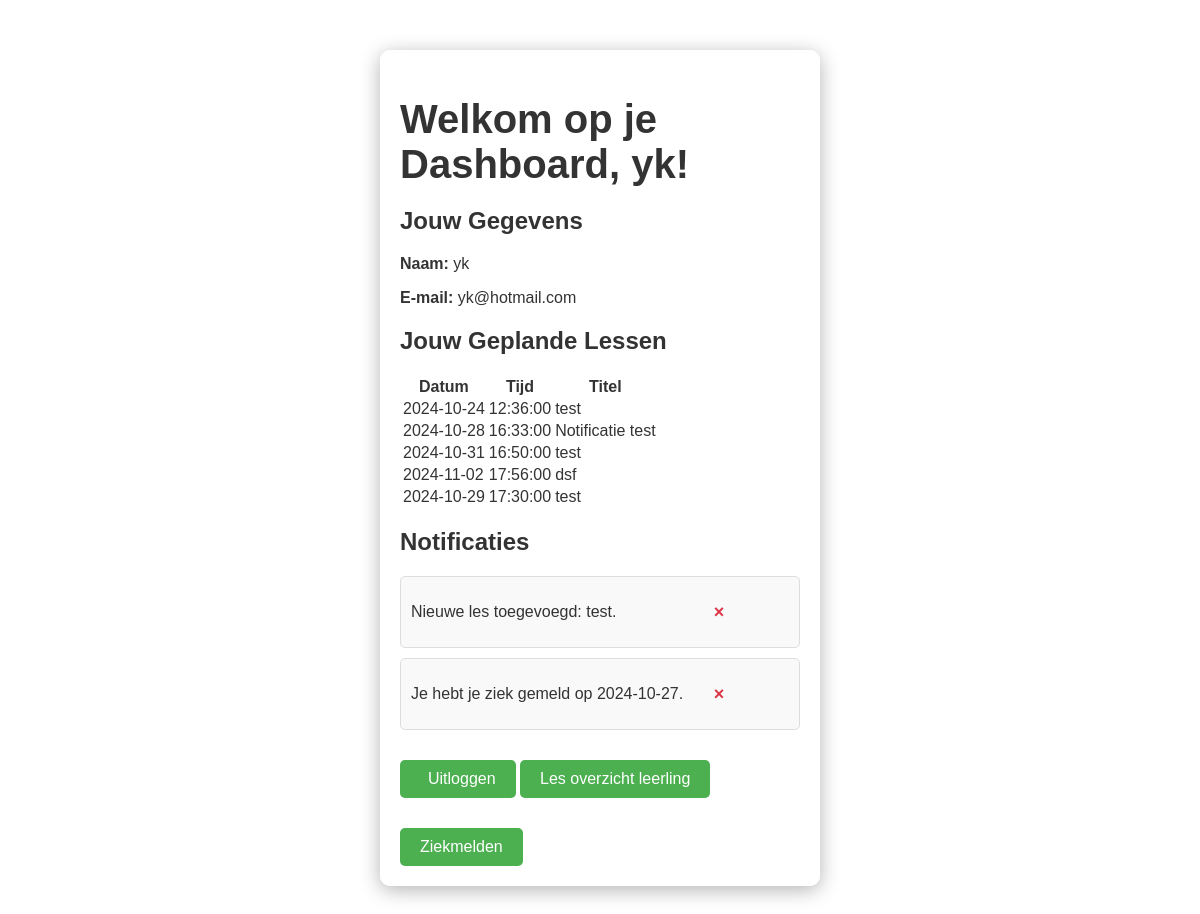
Page /dashboard.php (signed in) on the committed database.
### tables this page shows
CREATE TABLE `gebruikers` (
  `id` int(11) NOT NULL,
  `username` varchar(50) NOT NULL,
  `email` varchar(100) NOT NULL,
  `password` varchar(255) NOT NULL,
  `role` enum('leerling','docent','admin') NOT NULL
);

CREATE TABLE `lessen` (
  `id` int(11) NOT NULL,
  `datum` date NOT NULL,
  `tijd` time NOT NULL,
  `instructeur` varchar(50) NOT NULL,
  `instructeur_id` int(11) NOT NULL,
  `titel` varchar(255) NOT NULL,
  `omschrijving` text NOT NULL
);

CREATE TABLE `notificaties` (
  `id` int(11) NOT NULL,
  `user_id` int(11) NOT NULL,
  `message` text NOT NULL,
  `is_read` tinyint(1) DEFAULT 0,
  `created_at` timestamp NOT NULL DEFAULT current_timestamp()
);

### dashboard.php (the view, shortened to what this page needs)
<?php
include 'db.php';
$user_id = $_SESSION['user_id'];
$sql = "SELECT * FROM gebruikers WHERE id = ?";
$stmt = $db->prepare($sql);
$stmt->execute([$user_id]);
$gebruiker = $stmt->fetch(PDO::FETCH_ASSOC);
?>
<!DOCTYPE html>
<html lang="nl">
<head>
    <link rel="stylesheet" href="styles.css">
</head>
<body>
    <div class="container">
        <h1>Welkom op je Dashboard, <?php echo htmlspecialchars($gebruiker['username']); ?>!</h1>
        <section class="klantgegevens">
            <h2>Jouw Gegevens</h2>
            <p><strong>Naam:</strong> <?php echo htmlspecialchars($gebruiker['username']); ?></p>
            <p><strong>E-mail:</strong> <?php echo htmlspecialchars($gebruiker['email']); ?></p>
        </section>
        <section class="lessen">
            <h2>Jouw Geplande Lessen</h2>
            <table>
                <thead>
                    <tr>
                        <th>Datum</th>
                        <th>Tijd</th>
                        <th>Titel</th>
                    </tr>
                </thead>
                <tbody>
                <?php
                if ($gebruiker['role'] === 'leerling') {
                    $sql = "
                        SELECT lessen.*
                        FROM lessen
                        JOIN les_leerlingen ON lessen.id = les_leerlingen.les_id
                        WHERE les_leerlingen.leerling_id = ?";
                    $stmt = $db->prepare($sql);
                    $stmt->execute([$user_id]);
                } elseif ($gebruiker['role'] === 'docent') {
                    $sql = "SELECT * FROM lessen WHERE instructeur_id = ?";
                    $stmt = $db->prepare($sql);
                    $stmt->execute([$user_id]);
                }
                if ($stmt->rowCount() > 0) {
                    while ($les = $stmt->fetch(PDO::FETCH_ASSOC)) {
                        echo "<tr><td>" . htmlspecialchars($les['datum']) . "</td><td>" . htmlspecialchars($les['tijd']) . "</td><td>" . htmlspecialchars($les['titel']) . "</td></tr>";
                    }
                } else {
                    echo "<tr><td colspan='3' class='no-lessons-message'>Er zijn momenteel geen lessen gepland.</td></tr>";
                }
                ?>
                </tbody>
            </table>
        </section>
        <section class="notificaties">
            <h2>Notificaties</h2>
            <?php
                $sql = "SELECT * FROM notificaties WHERE user_id = ? AND is_read = 0 ORDER BY created_at DESC";
                $stmt = $db->prepare($sql);
                $stmt->execute([$user_id]);
                $notificaties = $stmt->fetchAll(PDO::FETCH_ASSOC);
                if (!empty($notificaties)) {
                    echo "<div class='notifications'>";
                    foreach ($notificaties as $notificatie) {
                        echo "<div class='notification'>";
                        echo "<p>" . htmlspecialchars($notificatie['message']) . "</p>";
                        echo "<form method='POST' action='gelezen.php' class='close-notification' style='display:inline;'>";
                        echo "<button type='submit' class='close-button'>&times;</button>";
                        echo "</form>";
                        echo "</div>";
                    }
                    echo "</div>";
                }
            ?>
        </section>
        <a href="index.php" class="home-button"><i class="fas fa-home"></i>Uitloggen</a>
        <?php if ($gebruiker['role'] === 'leerling'):  ?>
            <a href="view_lessons.php" class="manage-lessons-button">Les overzicht leerling</a>
        <?php endif; ?>
        <?php if ($gebruiker['role'] === 'leerling' || $gebruiker['role'] === 'docent'): ?>
            <a href="ziekmelden.php" class="manage-lessons-button">Ziekmelden</a>
        <?php endif; ?>
    </div>
</body>
</html>

### styles.css (style rules this page uses)
body { background: url('img/paardbg.jpg') no-repeat center center fixed; background-size: cover; color: #333; font-family: Arial, sans-serif; }
h1, h2, h3, p { color: #333; }
h1 { font-size: 2.5em; margin-bottom: 20px; }
button { background-color: #4CAF50; color: white; padding: 15px; margin: 10px; border: none; border-radius: 5px; cursor: pointer; font-size: 16px; }
button { width: 150px; padding: 10px; margin: 10px auto; display: block; background-color: #4CAF50; color: white; border: none; border-radius: 5px; cursor: pointer; font-size: 16px; }
.close-button { color: #4CAF50; float: right; font-size: 28px; font-weight: bold; }
.container { width: 400px; margin: 50px auto; padding: 20px; background-color: rgba(255, 255, 255, 0.9); border-radius: 10px; box-shadow: 0 4px 20px rgba(0, 0, 0, 0.3); }
.home-button { background-color: #4CAF50; color: white; padding: 10px 20px; text-align: center; text-decoration: none; display: inline-block; font-size: 16px; margin: 10px 0; border-radius: 5px; transition: background-color 0.3s ease; }
.manage-lessons-button { background-color: #4CAF50; color: white; padding: 10px 20px; text-align: center; text-decoration: none; display: inline-block; font-size: 16px; margin-top: 20px; border-radius: 5px; transition: background-color 0.3s ease; }
.notification { background-color: #f9f9f9; padding: 10px; border: 1px solid #ddd; margin-bottom: 10px; border-radius: 5px; position: relative; }
.close-notification { position: absolute; top: 5px; right: 5px; background: none; border: none; color: #ff0000; cursor: pointer; font-size: 16px; }
.close-button { background: none; border: none; color: #dc3545; font-size: 18px; cursor: pointer; }

### rows in the picture
gebruikers: username "yk", email "yk@hotmail.com"
lessen: datum "2024-10-24", tijd "12:36:00", titel "test"
lessen: datum "2024-10-28", tijd "16:33:00", titel "Notificatie test"
lessen: datum "2024-10-31", tijd "16:50:00", titel "test"
lessen: datum "2024-11-02", tijd "17:56:00", titel "dsf"
lessen: datum "2024-10-29", tijd "17:30:00", titel "test"
notificaties: message "Nieuwe les toegevoegd: test."
notificaties: message "Je hebt je ziek gemeld op 2024-10-27."
